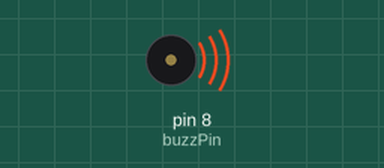
A sketch run on a simulated Arduino Uno, built with avr-gcc and run on an emulated ATmega328P. Shown: buzzer (waves = sounding).

Above: at 1.7 s.
At 7.82 s:
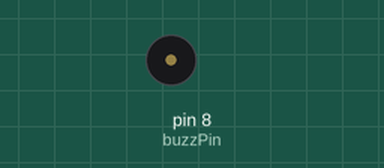
Timing chart, 0 to 9.2 s (numbered marks = the images above):
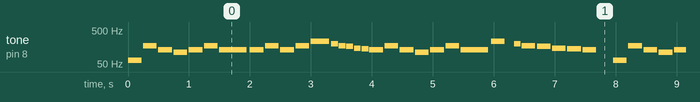

The sketch:

playSong1.ino
```cpp
/* Plays 1 song
 *  Borrowed from several sources including:
 * http://garagelab.com/profiles/blogs/how-to-use-tone-function-arduino-playing-the-james-bond-theme
 * https://gist.github.com/pyropeter/671426
 */

#include "pitches.h"

//Songs

int Jepardy[] = {
  NOTE_C2, NOTE_F3, NOTE_C3, NOTE_A2,
  NOTE_C3, NOTE_F3, NOTE_C3,
  NOTE_C3, NOTE_F3, NOTE_C3, NOTE_F3,
  NOTE_AS3, NOTE_G3, NOTE_F3, NOTE_E3, NOTE_D3, NOTE_CS3,
  NOTE_C3, NOTE_F3, NOTE_C3, NOTE_A2, // the same again
  NOTE_C3, NOTE_F3, NOTE_C3,
  NOTE_AS3, 0, NOTE_G3, NOTE_F3,
  NOTE_E3, NOTE_D3, NOTE_CS3, NOTE_C3, 0
  };

// note duration: 1 = whole note, 2 = half note, 4 = quarter note, 8 = eighth note, etc.
int JepardyDurations[] = {
  4,    4,    4,    4,
  4,    4,          2,
  4,    4,    4,    4,
  3,   8, 8, 8, 8, 8,
  4,    4,    4,    4, // the same again
  4,    4,          2,
  4, 8, 8,    4,    4,
  4,    4,    4,    4,
  0};

int wholeNote = 1000; // lentgh of a whole note in ms
int buzzPin = 8;

void setup() {}

void loop(){
  for (int thisNote = 0; JepardyDurations[thisNote] != 0; thisNote++) {
    // Note duration = one second divided by the note type.
    //e.g. quarter note = 1000 / 4, eighth note = 1000/8, etc.
    int noteDuration = wholeNote/JepardyDurations[thisNote];
    tone(buzzPin, Jepardy[thisNote],noteDuration * 0.9);
    delay(noteDuration); //pause between notes
  }
}
```

pitches.h
```cpp
/*************************************************
 * Public Constants
 *************************************************/

#define NOTE_B0  31
#define NOTE_C1  33
#define NOTE_CS1 35
#define NOTE_D1  37
#define NOTE_DS1 39
#define NOTE_E1  41
#define NOTE_F1  44
#define NOTE_FS1 46
#define NOTE_G1  49
#define NOTE_GS1 52
#define NOTE_A1  55
#define NOTE_AS1 58
#define NOTE_B1  62
#define NOTE_C2  65
#define NOTE_CS2 69
#define NOTE_D2  73
#define NOTE_DS2 78
#define NOTE_E2  82
#define NOTE_F2  87
#define NOTE_FS2 93
#define NOTE_G2  98
#define NOTE_GS2 104
#define NOTE_A2  110
#define NOTE_AS2 117
#define NOTE_B2  123
#define NOTE_C3  131
#define NOTE_CS3 139
#define NOTE_D3  147
#define NOTE_DS3 156
#define NOTE_E3  165
#define NOTE_F3  175
#define NOTE_FS3 185
#define NOTE_G3  196
#define NOTE_GS3 208
#define NOTE_A3  220
#define NOTE_AS3 233
#define NOTE_B3  247
#define NOTE_C4  262
#define NOTE_CS4 277
#define NOTE_D4  294
#define NOTE_DS4 311
#define NOTE_E4  330
#define NOTE_F4  349
#define NOTE_FS4 370
#define NOTE_G4  392
#define NOTE_GS4 415
#define NOTE_A4  440
#define NOTE_AS4 466
#define NOTE_B4  494
#define NOTE_C5  523
#define NOTE_CS5 554
#define NOTE_D5  587
#define NOTE_DS5 622
#define NOTE_E5  659
#define NOTE_F5  698
#define NOTE_FS5 740
#define NOTE_G5  784
#define NOTE_GS5 831
#define NOTE_A5  880
#define NOTE_AS5 932
#define NOTE_B5  988
#define NOTE_C6  1047
#define NOTE_CS6 1109
#define NOTE_D6  1175
#define NOTE_DS6 1245
#define NOTE_E6  1319
#define NOTE_F6  1397
#define NOTE_FS6 1480
#define NOTE_G6  1568
#define NOTE_GS6 1661
#define NOTE_A6  1760
#define NOTE_AS6 1865
#define NOTE_B6  1976
#define NOTE_C7  2093
#define NOTE_CS7 2217
#define NOTE_D7  2349
#define NOTE_DS7 2489
#define NOTE_E7  2637
#define NOTE_F7  2794
#define NOTE_FS7 2960
#define NOTE_G7  3136
#define NOTE_GS7 3322
#define NOTE_A7  3520
#define NOTE_AS7 3729
#define NOTE_B7  3951
#define NOTE_C8  4186
#define NOTE_CS8 4435
#define NOTE_D8  4699
#define NOTE_DS8 4978
```

Measured:
- by itself, tone on pin 8 (buzzPin): plays 65 Hz for 0.23 s, 175 Hz for 0.23 s, 131 Hz for 0.23 s, 110 Hz for 0.23 s, 131 Hz for 0.23 s, 175 Hz for 0.23 s … (506 notes in this stretch)
